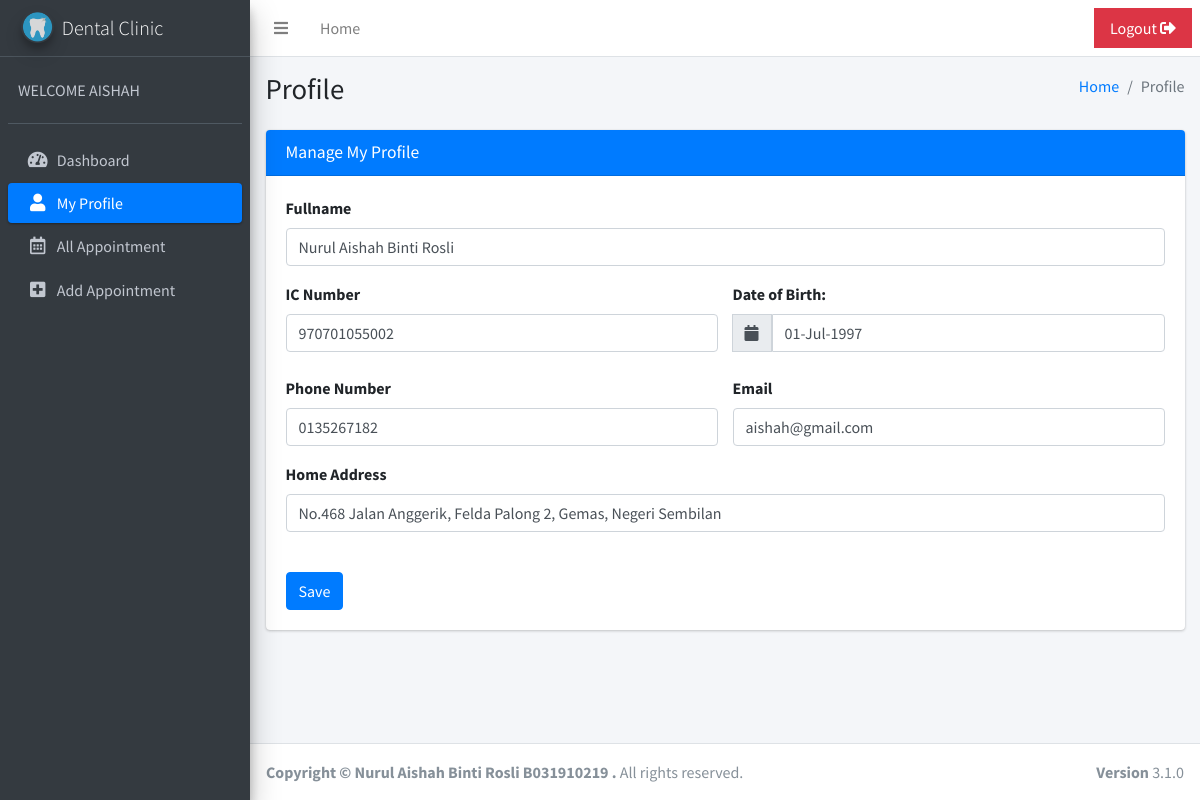
Page /Patient/profile.php (signed in) on the committed database.
### tables this page shows
CREATE TABLE `patient` (
  `user_ID` int(3) UNSIGNED NOT NULL,
  `username` varchar(20) NOT NULL,
  `password` varchar(60) NOT NULL,
  `fullname` varchar(100) NOT NULL,
  `IC` varchar(20) NOT NULL,
  `gender` varchar(10) NOT NULL,
  `DOB` date DEFAULT NULL,
  `phoneNo` varchar(20) NOT NULL,
  `email` varchar(50) NOT NULL,
  `address` varchar(100) NOT NULL
);

### Patient/auth.php (called while the page is built, shortened)
<?php
require "../config.php";
if(isset($_SESSION['role'])){
	$auth_q = $db->query("SELECT * FROM patient WHERE username='$_SESSION[username]'");
	$auth = $auth_q->fetch_assoc();
}else{
	echo "<script>alert('No session found! Please relogin.');window.location='../index.php';</script>";
}
?>

### Patient/profile.php (the view, shortened to what this page needs)
<?php require "auth.php"; ?>
<!DOCTYPE html>
<html lang="en">
<head>
  <link rel="stylesheet" href="../src/plugins/fontawesome-free/css/all.min.css">
  <link rel="stylesheet" href="../srchttps://code.ionicframework.com/ionicons/2.0.1/css/ionicons.min.css">
  <link rel="stylesheet" href="../src/plugins/tempusdominus-bootstrap-4/css/tempusdominus-bootstrap-4.min.css">
  <link rel="stylesheet" href="../src/dist/css/adminlte.min.css">
  <link rel="stylesheet" href="../src/plugins/overlayScrollbars/css/OverlayScrollbars.min.css">
  <link rel="stylesheet" href="../srcplugins/daterangepicker/daterangepicker.css">
  <link rel="stylesheet" href="../src/plugins/select2/css/select2.min.css">
  <link rel="stylesheet" href="../src/plugins/select2-bootstrap4-theme/select2-bootstrap4.min.css">
</head>
<body class="hold-transition sidebar-mini layout-fixed">
<div class="wrapper">
  <nav class="main-header navbar navbar-expand navbar-white navbar-light">
    <ul class="navbar-nav">
      <li class="nav-item">
        <a class="nav-link" data-widget="pushmenu" href="#" role="button"><i class="fas fa-bars"></i></a>
      </li>
      <li class="nav-item d-none d-sm-inline-block">
        <a href="index.php" class="nav-link">Home</a>
      </li>
    </ul>
    <ul class="navbar-nav ml-auto">
      <li class="nav-item badge-danger" >
        <a class="nav-link" href="../logout.php" onclick="return confirm('Are you sure?');" style="color: white;">
          Logout <i class="  fas fa-sign-out-alt"></i>
        </a>
      </li>
    </ul>
  </nav>
  <aside class="main-sidebar sidebar-dark-primary elevation-4">
    <a href="index.php" class="brand-link">
      <img src="../src/dist/img/icon.png" alt="AdminLTE Logo" class="brand-image img-circle elevation-3" style="opacity: .8">
      <span class="brand-text font-weight-light">Dental Clinic</span>
    </a>
    <div class="sidebar">
      <div class="user-panel mt-3 pb-3 mb-3 d-flex">
        <div class="info">
          <a href="#" class=" d-block"> WELCOME <?php echo "" .  strtoupper($auth['username']); ?> </a>
        </div>
      </div>
     <nav class="mt-2">
        <ul class="nav nav-pills nav-sidebar flex-column" data-widget="treeview" role="menu" data-accordion="false">
        <li class="nav-item">
            <a href="index.php" class="nav-link">
              <i class="nav-icon fas fa-tachometer-alt"></i>
              <p>
                Dashboard
              </p>
            </a>
        </li>
         <li class="nav-item menu-open">
            <a href="#" class="nav-link active">
              <i class="fas fa-user nav-icon"></i>
              <p>
                My Profile
              </p>
            </a>
         </li>
         <li class="nav-item">
            <a href="app-list.php" class="nav-link">
              <i class="far fa-calendar-alt nav-icon"></i>
              <p>
                All Appointment
              </p>
            </a>
         </li>
         <li class="nav-item">
            <a href="app-add.php" class="nav-link">
              <i class="fas fa-plus-square nav-icon"></i>
              <p>
                Add Appointment
              </p>
            </a>
         </li>
        </ul>
     </nav>
    </div>
  </aside>
  <div class="content-wrapper">
    <div class="content-header">
      <div class="container-fluid">
        <div class="row mb-2">
          <div class="col-sm-6">
            <h1 class="m-0">Profile</h1>
          </div>
          <div class="col-sm-6">
            <ol class="breadcrumb float-sm-right">
              <li class="breadcrumb-item"><a href="index.php">Home</a></li>
              <li class="breadcrumb-item active">Profile</li>
            </ol>
          </div>
        </div>
      </div>
    </div>
    <section class="content">
      <div class="container-fluid">
        <div class="row">
          <div class="col-md-12">
          <div class="card card-primary">
              <div class="card-header">
                <h3 class="card-title">Manage My Profile</h3>
              </div>
              <form action="profile-update.php" method="post">
                <div class="card-body">
                  <div class="form-group">
                    <label for="Fullname">Fullname</label>
                    <input type="text" class="form-control" name="fullname" id="fullname" value="<?php echo  ucwords ($auth['fullname']); ?>">
                  </div>
                  <div class="form-group">
                    <div class="row">
                      <div class="col-6">
                        <label for="IC">IC Number</label>
                        <input type="text" class="form-control" name="IC" id="IC" value="<?php echo  ucwords ($auth['IC']); ?>">
                      </div>
                    <div class="col-6">
                      <label>Date of Birth:</label>
                        <div class="input-group date" id="reservationdate" data-target-input="nearest">
                          <div class="input-group-append" data-target="#reservationdate" data-toggle="datetimepicker">
                            <div class="input-group-text"><i class="fa fa-calendar"></i></div>
                          </div>
                          <input type="text" name="DOB" value="<?php echo date("d-M-Y", strtotime(($auth['DOB']))) ; ?>" class="form-control datetimepicker-input" data-target="#reservationdate"/>
                        </div>
                    </div>
                  </div> <br>
                  <div class="form-group">
                    <div class="row">
                      <div class="col-6">
                        <label for="phoneNo">Phone Number</label>
                        <input type="text" class="form-control" name="phoneNo" id="phoneNo" value="<?php echo  strtoupper ($auth['phoneNo']); ?>" required>
                      </div>
                      <div class="col-6">
                        <label for="email">Email</label>
                        <input type="email" class="form-control" name="email" id="email" value="<?php echo  $auth['email']; ?>" required>
                      </div>
                    </div>
                  </div>
                  <div class="form-group">
                    <label for="address">Home Address</label>
                    <input type="text" class="form-control" name="address" id="address" value="<?php echo  ucwords ($auth['address']); ?>" required>
                  </div>
                </div><br>
                  <input type="submit" name="save" class="btn btn-primary" value ="Save">
              </form>
          </div>
          </div>
      </div>
    </section>
  </div>
  <footer class="main-footer">
    <strong>Copyright &copy; Nurul Aishah Binti Rosli B031910219 .</strong>
    All rights reserved.
    <div class="float-right d-none d-sm-inline-block">
      <b>Version</b> 3.1.0
    </div>
  </footer>
</div>
</body>
</html>

### rows in the picture
patient: username "AISHAH", fullname "Nurul Aishah Binti Rosli", IC "970701055002", DOB "01-Jul-1997", phoneNo "0135267182", email "aishah@gmail.com", address "No.468 Jalan Anggerik, Felda Palong 2, Gemas, Negeri Sembilan"
